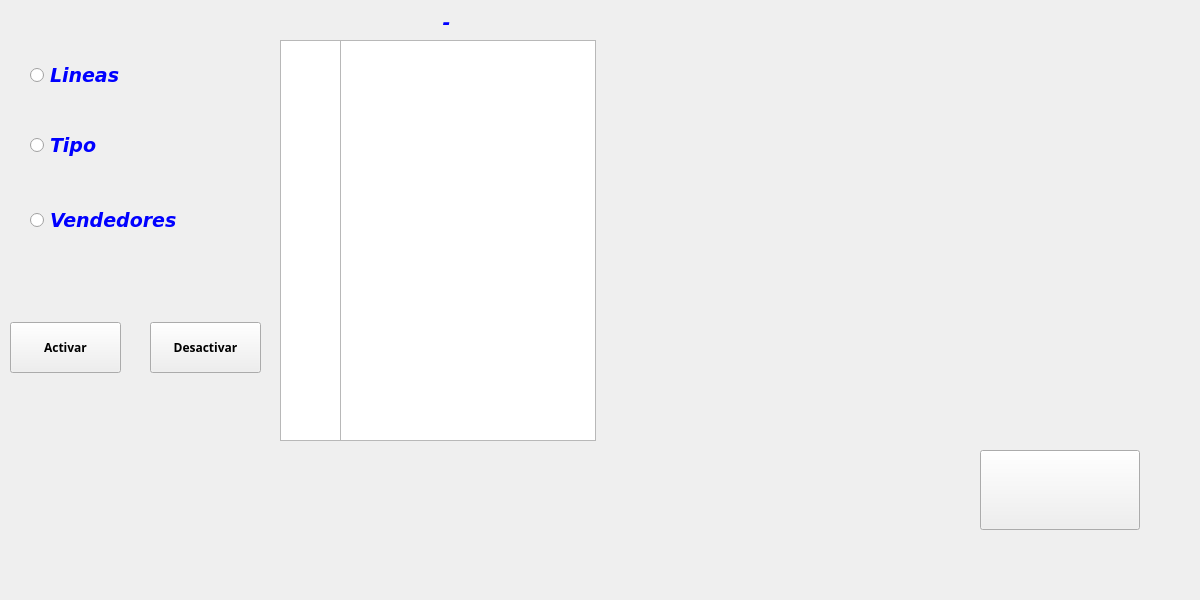
<?xml version="1.0" encoding="UTF-8"?>
<ui version="4.0">
 <class>Configuracion</class>
 <widget class="QMainWindow" name="Configuracion">
  <property name="geometry">
   <rect>
    <x>0</x>
    <y>0</y>
    <width>1200</width>
    <height>600</height>
   </rect>
  </property>
  <property name="windowTitle">
   <string>Configuracion</string>
  </property>
  <widget class="QWidget" name="centralwidget">
   <widget class="QPushButton" name="push_Menu">
    <property name="geometry">
     <rect>
      <x>980</x>
      <y>450</y>
      <width>160</width>
      <height>80</height>
     </rect>
    </property>
    <property name="font">
     <font>
      <family>Arial Black</family>
      <pointsize>16</pointsize>
      <weight>75</weight>
      <italic>true</italic>
      <bold>true</bold>
     </font>
    </property>
    <property name="text">
     <string/>
    </property>
    <property name="icon">
     <iconset>
      <normalon>icon/home.png</normalon>
     </iconset>
    </property>
    <property name="iconSize">
     <size>
      <width>60</width>
      <height>60</height>
     </size>
    </property>
   </widget>
   <widget class="QRadioButton" name="radioButton">
    <property name="geometry">
     <rect>
      <x>30</x>
      <y>50</y>
      <width>131</width>
      <height>51</height>
     </rect>
    </property>
    <property name="font">
     <font>
      <family>DejaVu Sans</family>
      <pointsize>14</pointsize>
      <weight>75</weight>
      <italic>true</italic>
      <bold>true</bold>
     </font>
    </property>
    <property name="styleSheet">
     <string notr="true">color: rgb(0, 0, 255);</string>
    </property>
    <property name="text">
     <string>Lineas</string>
    </property>
   </widget>
   <widget class="QListView" name="listView">
    <property name="geometry">
     <rect>
      <x>340</x>
      <y>40</y>
      <width>256</width>
      <height>401</height>
     </rect>
    </property>
   </widget>
   <widget class="QRadioButton" name="radioButton_2">
    <property name="geometry">
     <rect>
      <x>30</x>
      <y>120</y>
      <width>131</width>
      <height>51</height>
     </rect>
    </property>
    <property name="font">
     <font>
      <family>DejaVu Sans</family>
      <pointsize>14</pointsize>
      <weight>75</weight>
      <italic>true</italic>
      <bold>true</bold>
     </font>
    </property>
    <property name="styleSheet">
     <string notr="true">color: rgb(0, 0, 255);</string>
    </property>
    <property name="text">
     <string>Tipo</string>
    </property>
   </widget>
   <widget class="QRadioButton" name="radioButton_3">
    <property name="geometry">
     <rect>
      <x>30</x>
      <y>200</y>
      <width>151</width>
      <height>41</height>
     </rect>
    </property>
    <property name="font">
     <font>
      <family>DejaVu Sans</family>
      <pointsize>14</pointsize>
      <weight>75</weight>
      <italic>true</italic>
      <bold>true</bold>
     </font>
    </property>
    <property name="styleSheet">
     <string notr="true">color: rgb(0, 0, 255);</string>
    </property>
    <property name="text">
     <string>Vendedores</string>
    </property>
   </widget>
   <widget class="QListView" name="listView_2">
    <property name="geometry">
     <rect>
      <x>280</x>
      <y>40</y>
      <width>61</width>
      <height>401</height>
     </rect>
    </property>
   </widget>
   <widget class="QPushButton" name="push_Activar">
    <property name="geometry">
     <rect>
      <x>10</x>
      <y>322</y>
      <width>111</width>
      <height>51</height>
     </rect>
    </property>
    <property name="font">
     <font>
      <family>Arial Black</family>
      <weight>75</weight>
      <bold>true</bold>
     </font>
    </property>
    <property name="text">
     <string>Activar</string>
    </property>
    <property name="icon">
     <iconset>
      <normalon>icon/check.png</normalon>
     </iconset>
    </property>
    <property name="iconSize">
     <size>
      <width>20</width>
      <height>20</height>
     </size>
    </property>
   </widget>
   <widget class="QPushButton" name="push_Desactivar">
    <property name="geometry">
     <rect>
      <x>150</x>
      <y>322</y>
      <width>111</width>
      <height>51</height>
     </rect>
    </property>
    <property name="font">
     <font>
      <family>Arial Black</family>
      <weight>75</weight>
      <bold>true</bold>
     </font>
    </property>
    <property name="text">
     <string>Desactivar</string>
    </property>
    <property name="icon">
     <iconset>
      <normalon>icon/cancelar2.png</normalon>
     </iconset>
    </property>
    <property name="iconSize">
     <size>
      <width>20</width>
      <height>20</height>
     </size>
    </property>
   </widget>
   <widget class="QLabel" name="label">
    <property name="geometry">
     <rect>
      <x>326</x>
      <y>2</y>
      <width>241</width>
      <height>41</height>
     </rect>
    </property>
    <property name="font">
     <font>
      <family>DejaVu Sans</family>
      <pointsize>14</pointsize>
      <weight>75</weight>
      <italic>true</italic>
      <bold>true</bold>
     </font>
    </property>
    <property name="styleSheet">
     <string notr="true">color: rgb(0, 0, 255);</string>
    </property>
    <property name="text">
     <string>-</string>
    </property>
    <property name="alignment">
     <set>Qt::AlignCenter</set>
    </property>
   </widget>
  </widget>
 </widget>
 <resources/>
 <connections/>
</ui>
